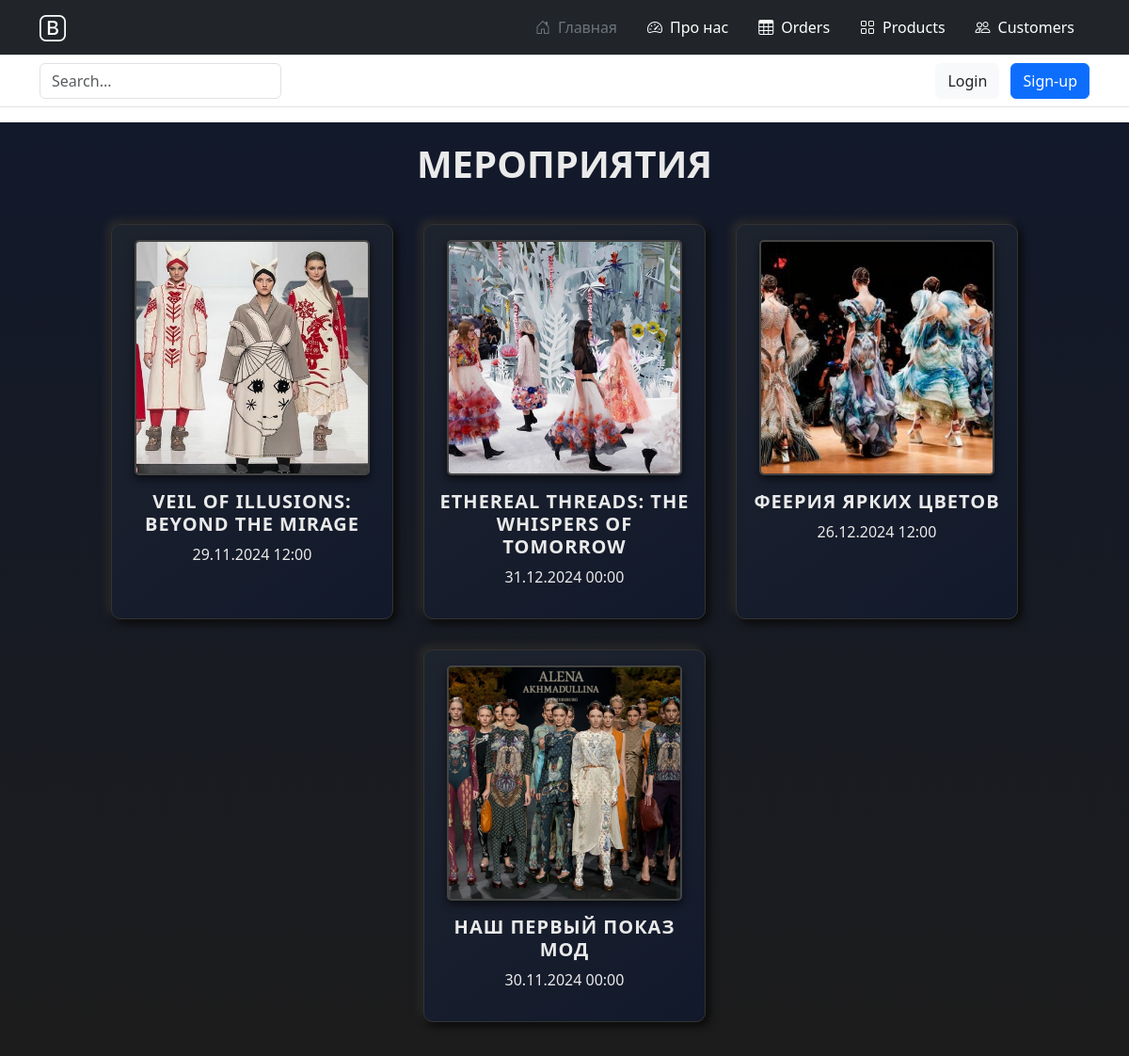
The page / on the database its author committed.
### main/models.py (models this page shows, shortened)
class Task(models.Model):
    title = models.CharField('Название', max_length=50)  # Исправлено на CharField
    task = models.TextField('Описание')  # Исправлено на TextField
    event_date = models.DateTimeField('Дата и время проведения')  # Дата и время
    location = models.CharField('Место проведения', max_length=100)  # Место
    image = models.ImageField('Изображение', upload_to='events/images/', null=True, blank=True)  # Поле для изображения
    price = models.DecimalField('Цена', max_digits=10, decimal_places=2, null=True, blank=True)  # Цена
    class Meta:
        verbose_name = 'Мероприятие'
        verbose_name_plural = 'Мероприятия'

### main/views.py (the view)
# urls.py: path('', views.index, name='home'),
def index(request):
    tasks = Task.objects.order_by('-id')
    return render(request, 'main/index.html', {'title': 'Главная страница сайта','tasks': tasks})

### main/templates/main/index.html (shortened to what this page needs)
{% extends 'main/base.html' %}
{% block content %}
<div class="text-center" style="background: linear-gradient(180deg, #12192b, #1c1c1c); color: #eaeaea; padding: 20px;">
  <h1 class="mb-4" style="font-weight: bold; text-transform: uppercase;">Мероприятия</h1>
  <div class="d-flex flex-wrap justify-content-center">
    {% for task in tasks %}
      <div class="alert mt-3 mx-3 p-3"
           style="width: 300px; background: linear-gradient(145deg, #1e242e, #12192b);
                  border: 1px solid #333; border-radius: 10px; box-shadow: 4px 4px 8px #0a0a0a, -4px -4px 8px #2d2d2d;">
        <img src="{{ task.image.url }}"
             alt="{{ task.title }}"
             class="img-fluid mb-3"
             style="width: 250px; height: 250px; object-fit: cover; border: 2px solid #444; border-radius: 5px;
                    box-shadow: 0 4px 8px rgba(0, 0, 0, 0.6);">
        <h5 style="font-weight: bold; text-transform: uppercase; letter-spacing: 1px;">
          <a href="{% url 'task_detail' task.id %}" style="text-decoration: none; color: #eaeaea;">
            {{ task.title }}
          </a>
        </h5>
       <p>{{ task.event_date|date:"d.m.Y H:i" }}</p>
      </div>
    {% endfor %}
  </div>
</div>
{% endblock %}

### main/templates/main/base.html (shortened to what this page needs)
<!doctype html>
<html lang="ru">
<head>
    <link rel="stylesheet" href="https://cdn.jsdelivr.net/npm/bootstrap@5.3.3/dist/css/bootstrap.min.css">
    <link href="https://cdn.jsdelivr.net/npm/bootstrap-icons/font/bootstrap-icons.css" rel="stylesheet">
</head>
<body>
<header>
    <div class="px-3 py-2 text-bg-dark border-bottom">
        <div class="container">
            <div class="d-flex flex-wrap align-items-center justify-content-center justify-content-lg-start">
                <a href="/" class="d-flex align-items-center my-2 my-lg-0 me-lg-auto text-white text-decoration-none">
                    <i class="bi bi-bootstrap fs-3"></i>
                </a>
                <ul class="nav col-12 col-lg-auto my-2 justify-content-center my-md-0">
                    <li>
                        <a href="{% url 'home' %}" class="nav-link text-secondary d-inline-flex align-items-center">
                            <i class="bi bi-house-door me-2" style="font-size: 16px;"></i>
                            Главная
                        </a>
                    </li>
                    <li>
                        <a href="{% url 'about' %}" class="nav-link text-white d-inline-flex align-items-center">
                            <i class="bi bi-speedometer2 me-2" style="font-size: 16px;"></i>
                            Про нас
                        </a>
                    </li>
                    <li>
                        <a href="#" class="nav-link text-white d-inline-flex align-items-center">
                            <i class="bi bi-table me-2" style="font-size: 16px;"></i>
                            Orders
                        </a>
                    </li>
                    <li>
                        <a href="#" class="nav-link text-white d-inline-flex align-items-center">
                            <i class="bi bi-grid me-2" style="font-size: 16px;"></i>
                            Products
                        </a>
                    </li>
                    <li>
                        <a href="#" class="nav-link text-white d-inline-flex align-items-center">
                            <i class="bi bi-people me-2" style="font-size: 16px;"></i>
                            Customers
                        </a>
                    </li>
                </ul>
            </div>
        </div>
    </div>
    <div class="px-3 py-2 border-bottom mb-3">
        <div class="container d-flex flex-wrap justify-content-center">
            <form class="col-12 col-lg-auto mb-2 mb-lg-0 me-lg-auto" role="search">
                <input type="search" class="form-control" placeholder="Search..." aria-label="Search">
            </form>
<div class="text-end">
    <a href="{% url 'login' %}" class="btn btn-light text-dark me-2">Login</a>
    <a href="{% url 'register' %}" class="btn btn-primary">Sign-up</a>
</div>
        </div>
    </div>
</header>
{% block content %}{% endblock %}
</body>
</html>

### rows shown on the page
Task: image (picture), title "VEIL OF ILLUSIONS: BEYOND THE MIRAGE", event_date "29.11.2024 12:00"
Task: image (picture), title "ETHEREAL THREADS: THE WHISPERS OF TOMORROW", event_date "31.12.2024 00:00"
Task: image (picture), title "ФЕЕРИЯ ЯРКИХ ЦВЕТОВ", event_date "26.12.2024 12:00"
Task: image (picture), title "НАШ ПЕРВЫЙ ПОКАЗ МОД", event_date "30.11.2024 00:00"
